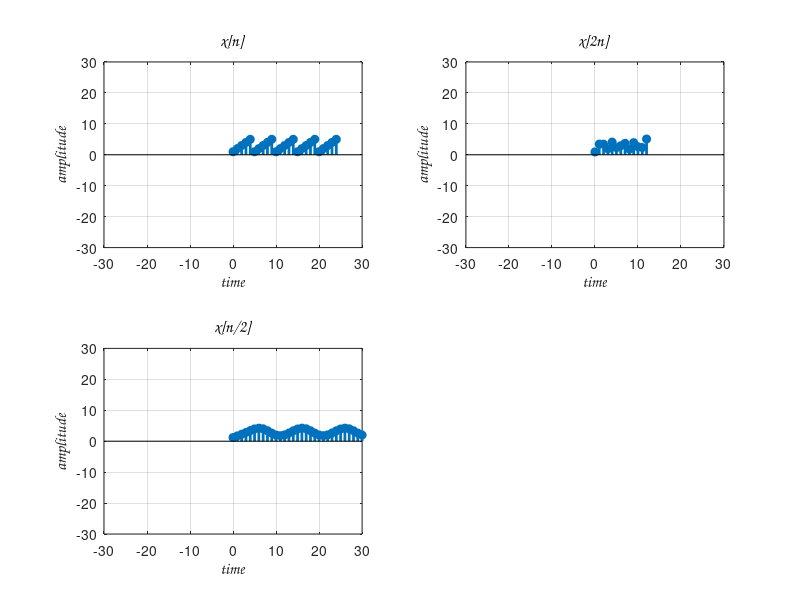

Reproduce this figure in MATLAB.
clc;
clear;
close all;

%create a discrete signal x[n]
x= [1 2 3 4 5 1 2 3 4 5 1 2 3 4 5 1 2 3 4 5 1 2 3 4 5];

% Crete 1 time sequence n
n_x = 0 : length(x)-1;

% create a figure to contain signal
figure(1);

% divides the figure
subplot(2,2,1);

%draw a stem graph (discrete column) of signal according ti the n_x axis
stem(n_x, x ,"filled",'linewidth',2);

%Set the axis limit
axis([-30, 30, -30, 30]);

% Enable the grid for better visualization
grid on;

% Sets the title of the plot to x[n]
title('x[n]', 'fontname', 'comic sans ms', 'fontsize', 12);

% Lables the x-axis as time
xlabel('time', 'fontname', 'comic sans ms', 'fontsize', 12);

% Lables the y-axis as amplitude
ylabel('amplitude', 'fontname', 'comic sans ms', 'fontsize', 12);


% make x[2n]
d = decimate(x,2);

% Crete 1 time sequence n
n_d = 0 : length(d)-1;

% divides the figure
subplot(2,2,2);

%draw a stem graph (discrete column) of signal according ti the n_x axis
stem(n_d, d ,"filled",'linewidth',2);

%Set the axis limit
axis([-30, 30, -30, 30]);

% Enable the grid for better visualization
grid on;

% Sets the title of the plot to x[2n]
title('x[2n]', 'fontname', 'comic sans ms', 'fontsize', 12);

% Lables the x-axis as time
xlabel('time', 'fontname', 'comic sans ms', 'fontsize', 12);

% Lables the y-axis as amplitude
ylabel('amplitude', 'fontname', 'comic sans ms', 'fontsize', 12);


%make x[n/2]
i = interp(x,2);

% Crete 1 time sequence n
n_i = 0 : length(i)-1;

% divides the figure
subplot(2,2,3);

%draw a stem graph (discrete column) of signal according ti the n_x axis
stem(n_i, i ,"filled",'linewidth',2);

%Set the axis limit
axis([-30, 30, -30, 30]);

% Enable the grid for better visualization
grid on;

% Sets the title of the plot to x[2n]
title('x[n/2]', 'fontname', 'comic sans ms', 'fontsize', 12);

% Lables the x-axis as time
xlabel('time', 'fontname', 'comic sans ms', 'fontsize', 12);

% Lables the y-axis as amplitude
ylabel('amplitude', 'fontname', 'comic sans ms', 'fontsize', 12);




